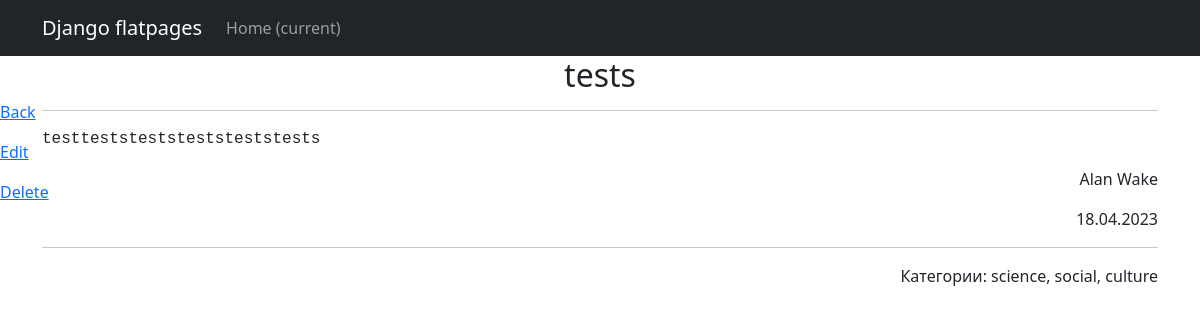
/posts/28/, run on the app's committed database.
### news/models.py (models this page shows, shortened)
class Post(models.Model):
    ar = 'Article'
    nw = 'News'
    post_types = [
        (ar, 'Article'),
        (nw, 'News')
    ]
    post_type = models.CharField(max_length=7, choices=post_types, default=nw)
    t_creation = models.DateTimeField(auto_now_add=True)
    title = models.CharField(max_length=255)
    content = models.TextField()
    rating = models.IntegerField(default=0, db_column='rating')
    author = models.ForeignKey('Author', on_delete=models.CASCADE, related_name='post')
    category = models.ManyToManyField('Category', blank=True, through='PostCategory', verbose_name='Категории')  # Связь многие к многим

class Author(models.Model):
    full_name = models.CharField(max_length=100)
    rating = models.IntegerField(default=0) # значение вычисляется в update_rating
    user = models.ForeignKey('auth.User', on_delete=models.CASCADE) # связь с методом User один к одному
    def update_rating(self):
        r_comments_by_author = Comment.objects.filter(user_id=self.user.id).aggregate(models.Sum('rating'))['rating__sum'] # new variant
        r_posts = Post.objects.filter(author_id=self).aggregate(models.Sum('rating')) #суммарный рейтинг за посты
        post_ids = Post.objects.filter(author_id=self).values_list('id', flat=True) #(flat=True) чтобы получить одним списком id всех постов этого автора
        r_comments_to_author_posts = Comment.objects.filter(post_id__in=post_ids).aggregate(models.Sum('rating'))['rating__sum']
        print(r_posts, r_posts['rating__sum'], r_comments_by_author, r_comments_to_author_posts)
        self.rating = (int(r_posts['rating__sum']) * 3) + int(r_comments_by_author) + int(r_comments_to_author_posts)
        print(self.rating)
        self.save()
    def __str__(self):
        return self.full_name

class Category(models.Model):
    category_name = models.CharField(max_length=255, unique=True)
    def __str__(self):
        return self.category_name

### news/views.py (the view)
# urls.py: path('<int:pk>/', PostFull.as_view(), name='post_full'),
class PostFull(DetailView):
    model = Post
    template_name = 'post_full.html'
    context_object_name = 'post'

### news/templatetags/custom_filters.py (called while the page is built)
@register.filter()
def censor(value):
   for word in bad_words:
      if word.lower() in value.lower():
         value = value.replace(word[1:-2], '*' * (len(word)-1))
   return value

### templates/post_full.html (shortened to what this page needs)
{% extends 'flatpages/default.html' %}
{% load custom_filters %}
{% block content %}
<a href="../#" style="position: fixed; left: 0; top: 100px;">Back</a>
<a href="edit" style="position: fixed; left: 0; top: 140px;">Edit</a>
<a href="delete" style="position: fixed; left: 0; top: 180px;">Delete</a>
<h1 style="text-align: center; font-size: 2em;">{{ post.title|censor }}</h1>
<hr>
<p style="font-family: monospace; text-align: left;">{{ post.content|censor }}</p>
<p style="text-align: right;">{{ post.author }}</p>
<p style="text-align: right;">{{post.t_creation|date:"j.m.Y"}}</p>
<hr>
<p style="text-align: right;">Категории: {{post.category.all|join:", "}}</p>
{% endblock content %}

### data on the page
Post: title|censor "tests", content|censor "testteststeststeststeststests", author "Alan Wake", t_creation "18.04.2023", category.all "science, social, culture"
